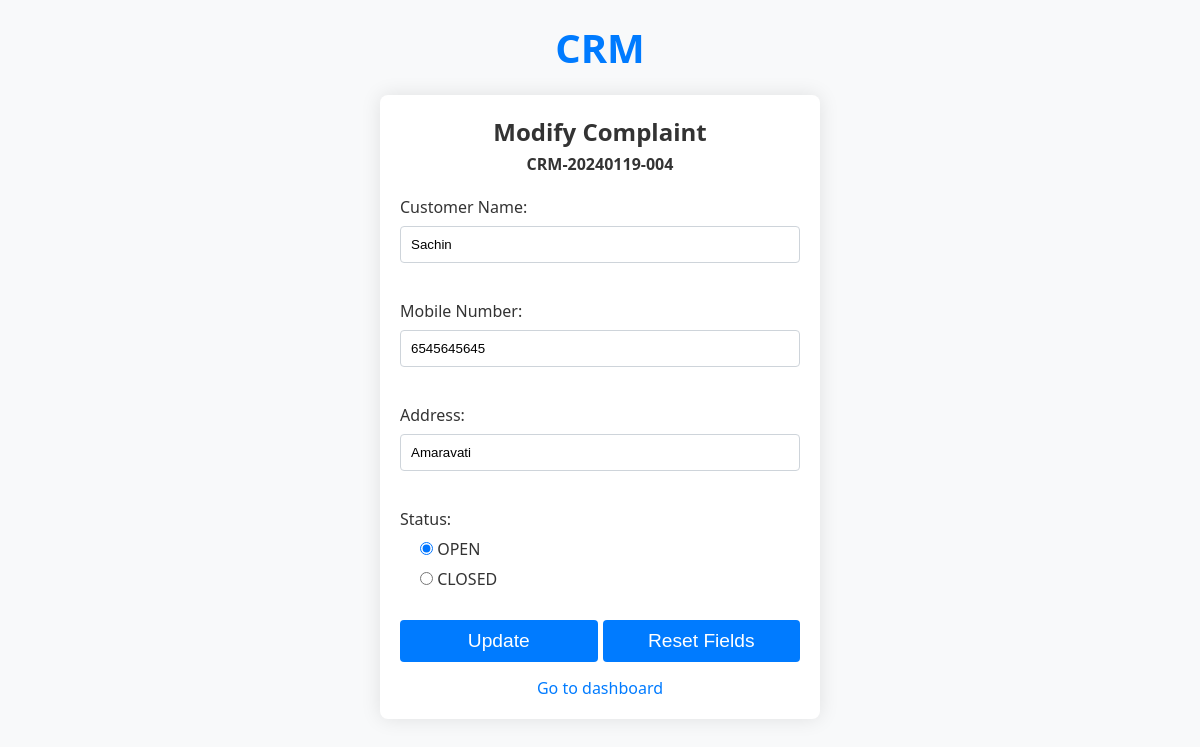
The app's page /dash/modify/CRM-20240119-004 with its own data.
### app.py (models this page shows, shortened)
class Complaint(db.Model):
    __tablename__ = "complaints_data"
    complaint_id = db.Column(db.String, nullable=False, unique=True, primary_key=True, autoincrement=False)
    customer_name = db.Column(db.String, nullable=False, unique=False, primary_key=False, autoincrement=False)
    phone_number = db.Column(db.String, nullable=False, unique=False, primary_key=False, autoincrement=False)
    address = db.Column(db.String, nullable=False)
    status = db.Column(db.String, nullable=False)

### app.py (the view, shortened to what this page needs)
@app.route("/dash/modify/<complaint_id>", methods=['GET', 'POST'])
def modify_complaint(complaint_id):
    complaint = Complaint.query.filter_by(complaint_id=complaint_id).first()
    if request.method == 'GET':
        return render_template('modify_complaint.html', complaint=complaint)

### templates/modify_complaint.html (shortened to what this page needs)
<!DOCTYPE html>
<html lang='en'>
    <head>
        <link rel="stylesheet" type="text/css" href="{{ url_for('static', filename='modify_complaint.css') }}">
    </head>
    <body>
        <div>
            <h1> CRM </h1>
        </div>
        <div>
            <form method="POST" action="{{ url_for('modify_complaint', complaint_id=complaint.complaint_id) }}">
                <h2 style="text-align: center; margin-top: 0px; margin-bottom: 5px;"> Modify Complaint </h2>
                <h4 style="text-align: center; margin-top: 0px;"> {{complaint.complaint_id}} </h4>
                <div>
                    <label for="cust_name"> Customer Name: </label>
                    <input type="text" name="customer_name" id="cust_name" value="{{complaint.customer_name}}" required/>
                </div>
                <br>
                <div>
                    <label for="phone"> Mobile Number: </label>
                    <input type="tel" pattern="[1-9][\d]{9}" name="phone_number" id="phone" value="{{complaint.phone_number}}" placeholder="10 digit Mobile number" required/>
                </div>
                <br>
                <div>
                    <label for="addr"> Address: </label>
                    <input type="text" name="address" id="addr" value="{{complaint.address}}" required/>
                </div>
                <br>
                <div>
                    <label> Status: </label>
                    <label>
                        <input type="radio" name="status" value="OPEN" {% if complaint.status == 'OPEN' %}checked{% endif %}/>
                        OPEN
                    </label>
                    <label>
                        <input type="radio" name="status" value="CLOSED" {% if complaint.status == 'CLOSED' %}checked{% endif %}/>
                        CLOSED
                    </label>
                </div>
                <br>
                <div style="display: grid; grid-template-columns: 1fr 1fr; grid-gap: 5px">
                    <input type="submit" value="Update"/>
                    <input type="reset" value="Reset Fields"/>
                </div>
                <div style="text-align: center;">
                    <a href="{{ url_for('dash') }}"> Go to dashboard </a>
                </div>
            </form>
        </div>
    </body>
</html>

### static/modify_complaint.css (style rules this page uses)
body { font-family: 'Segoe UI', Tahoma, Geneva, Verdana, sans-serif; margin: 0; padding: 0; background-color: #f8f9fa; color: #333; }
h1 { text-align: center; margin: 20px 0; font-size: 2.5em; color: #007bff; }
a { color: #007bff; text-decoration: none; transition: color 0.3s; }
form { max-width: 400px; margin: 0 auto; background-color: #fff; padding: 20px; border-radius: 8px; box-shadow: 0 0 20px rgba(0, 0, 0, 0.1); }
label { display: block; margin-bottom: 8px; color: #333; }
input { width: 100%; padding: 10px; margin-bottom: 15px; box-sizing: border-box; border: 1px solid #ced4da; border-radius: 4px; }
input[type="submit"], input[type="reset"] { background-color: #007bff; color: #fff; padding: 10px 15px; border: none; border-radius: 4px; cursor: pointer; transition: background-color 0.3s; font-size: larger; }
input[type="radio"] { display: inline; width: auto; margin: 0; margin-left: 20px; }

### records on screen
Complaint: complaint_id "CRM-20240119-004", customer_name "Sachin", phone_number "6545645645", address "Amaravati", status "☑ OPEN", status "☐ CLOSED"
